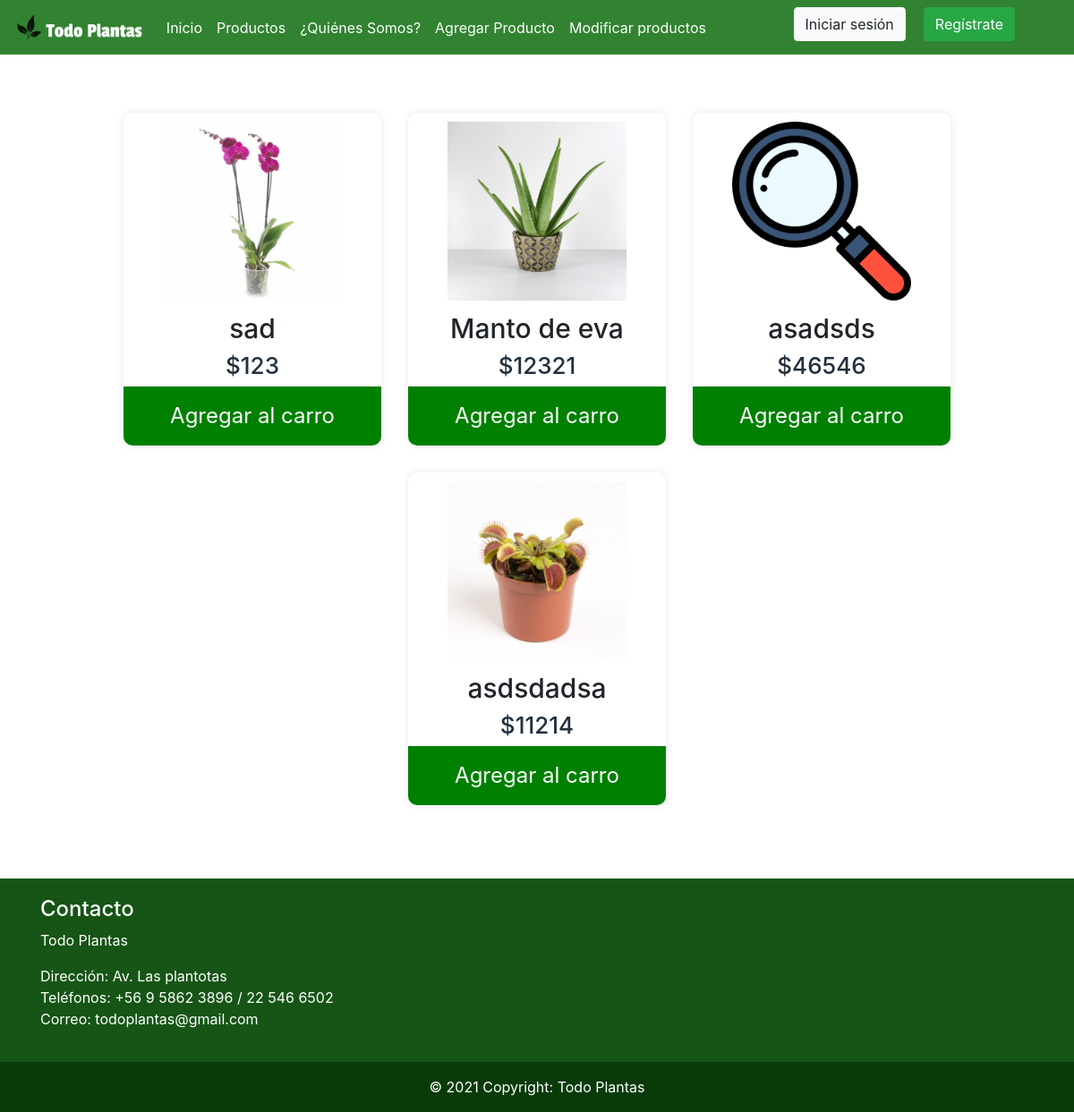
Before: /productos/ with the older database file.
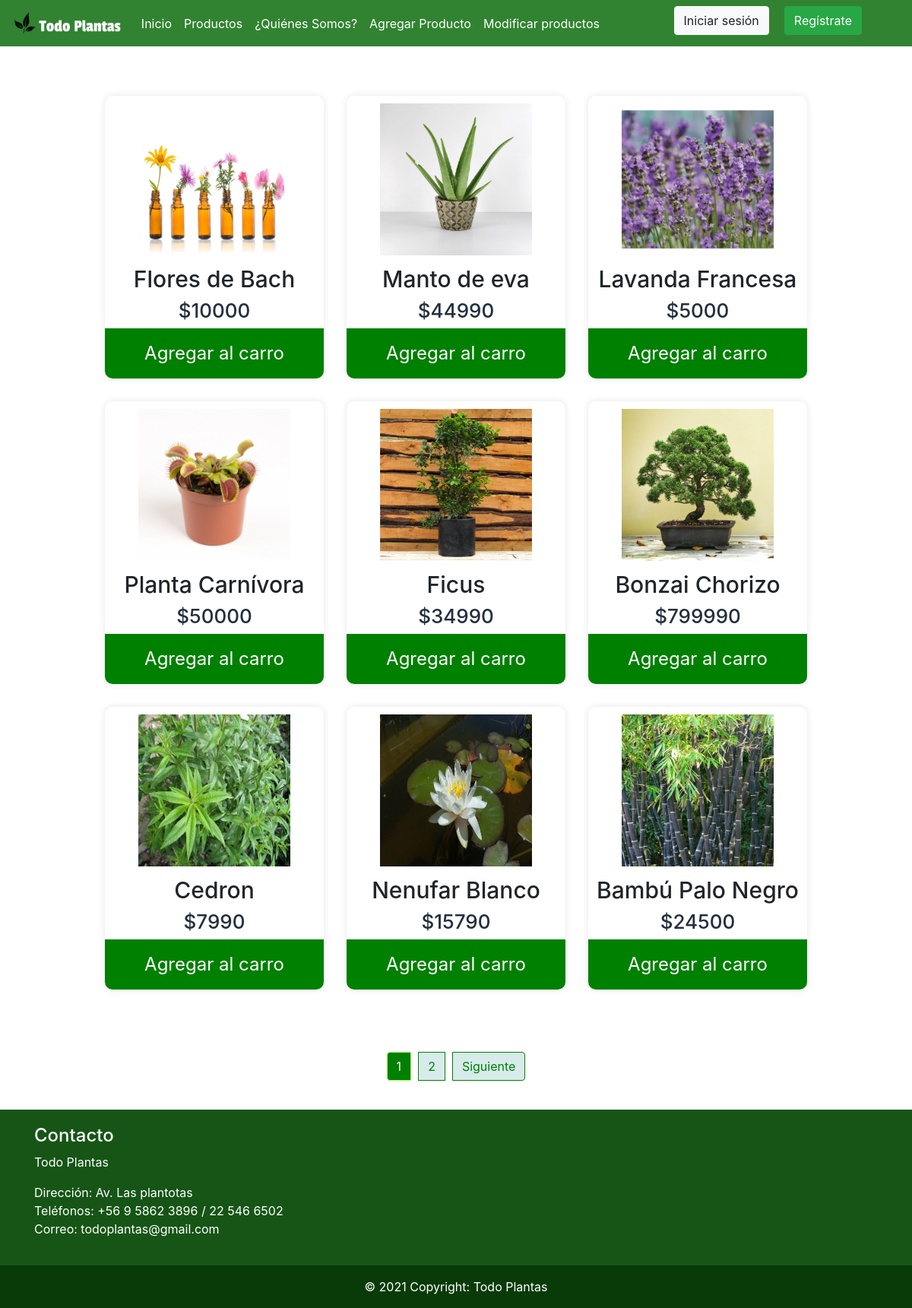
After: the same page with the newer database file.
### app/models.py (models this page shows, shortened)
class Producto(models.Model):
    nombre = models.CharField(max_length=40)
    precio = models.IntegerField()
    imagen = models.ImageField(null=True, blank=True, upload_to= "productos")
    descripcion = models.CharField(max_length=60)
    tipo = models.ForeignKey(TipoProducto, on_delete=models.CASCADE)
    fecha = models.DateField()

### app/views.py (the view)
# urls.py: path('productos/', productos, name="productos"),
def productos(request):
    productoAll = Producto.objects.all()
    page = request.GET.get('page', 1)
    try:
        paginator = Paginator(productoAll, 9)
        productoAll = paginator.page(page)
    except:
        raise Http404
    datos = {
        'listaProductos' : productoAll,
        'paginator': paginator
    }
    return render(request, 'app/productos.html', datos)

### app/templates/app/productos.html
{% extends 'app/base.html' %}
{% load static %}
{% block contenido %}
<div class="container-fluid cardfachera">
    <div class="row">
        <div class="gallery">
          {% for aux in listaProductos %}
        <div class="content">
          {% if aux.imagen %}
            <img src="{{aux.imagen.url}}">
          {% else %}
            <img src="{% static 'app/img/noimagen.jpg' %}">
          {% endif %}
            <h3>{{ aux.nombre }}</h3>
            <h6>${{ aux.precio }}</h6>
            <button class="buy-1">Agregar al carro</button>
        </div>
        {% endfor %}
        </div>
  </div>
  <div style="margin-top: 1%; margin-bottom: 1.5%;">
      {% include 'app/paginator.html' %}
  </div>
</div>
{% endblock %}

### app/templates/app/base.html (shortened to what this page needs)
<!DOCTYPE html>
<html lang="en">
<head>
    {%load static %}
    <link rel="stylesheet" href="https://use.fontawesome.com/releases/v5.15.2/css/all.css" />
    <link rel="stylesheet" href="{% static 'app/css/style.css' %}">
    <link rel="stylesheet" href="https://maxcdn.bootstrapcdn.com/bootstrap/4.5.2/css/bootstrap.min.css">
</head>
<body>
  <nav class="navbar sticky-top navbar-expand-lg navbar-light " style="background-color: rgb(49, 131, 49); " >
    <a class="navbar-brand" href="{% url 'index' %}" >
        <img
        src="{% static 'app/img/logo1.png' %}"
        height="35"
        alt=""
        loading="lazy" />
    </a>
    <div class="collapse navbar-collapse" id="navbarTogglerDemo03">
      <ul class="navbar-nav mr-auto mt-2 mt-lg-0 ">
        <li class="nav-item active">
          <a class="nav-link" href="{% url 'index' %} " style="color: white;">Inicio <span class="sr-only">(current)</span></a>
        </li>
        <li class="nav-item">
          <a class="nav-link" href="{% url 'productos' %}" style="color: white;">Productos</a>
        </li>
        <li class="nav-item">
          <a class="nav-link" href="{% url 'quienessomos' %} " style="color: white;">¿Quiénes Somos?</a>
        </li>
        <li class="nav-item">
          <a class="nav-link" href="{% url 'agregar_producto' %} " style="color: white;">Agregar Producto</a>
        </li>
        <li class="nav-item">
          <a class="nav-link" href="{% url 'modificar' %} " style="color: white;">Modificar productos</a>
        </li>
      </ul>
      <ul class="navbar-nav" style="padding-right: 50px;">
        <li class="nav-item">
          <button type="button" class="btn btn-light" data-toggle="modal" data-target="#exampleModal" data-keyboard="false" data-backdrop="static" style="margin-right: 20px; margin-bottom: 7px;">
            Iniciar sesión
          </button>
        </li>
        <li class="nav-item">
          <button type="button" class="btn btn-success" data-toggle="modal" data-target="#exampleModal2" data-keyboard="false" data-backdrop="static">
            Regístrate
          </button>
        </li>
      </ul>
  </nav>
  {% block contenido %}
  {% endblock %}
    <footer class="footer ">
    <div class="container">
        <div class="row">
            <div class="col-sm-12 col-md-4 col-lg-4">
                <h4>Contacto</h4>
                <p>Todo Plantas</p>
                <p>Dirección: Av. Las plantotas <br> Teléfonos: +56 9 5862 3896 / 22 546 6502
                    <br> Correo: todoplantas@gmail.com
                </p>
            </div>
        </div>
    </div>
    </footer>
    <div class="copyright text-center p-3">
        © 2021 Copyright: Todo Plantas
    </div>
</body>
</html>

### app/templates/app/paginator.html (shortened to what this page needs)
{% if paginator.num_pages > 1%}
<div class="d-flex justify-content-center">
    <ul class="pagination" >
        {% for page in paginator.page_range %}
            {% if page < 7 or page == listaProductos.number %}
            <li class="page-item {% if page == listaProductos.number %}active{% endif %}">
                <a class="page-link" href="?page={{ page }}#pagtable">{{ page }}</a>
            </li>
            {% endif %}
        {% endfor %}
        {% if listaProductos.has_next %}
            <li class="page-item d-none d-sm-block">
                <a class="page-link" href="?page={{ listaProductos.next_page_number }}#pagtable">Siguiente</a>
            </li>
        {% endif %}
    </ul>
</div>
{% endif %}

### app/static/app/css/style.css (style rules this page uses)
.footer { padding: 20px; width: 100%; color: white; background-color: rgb(22, 85, 22); }
.copyright { background-color: rgb(8, 59, 8); color: white; width: 100%; }
.cardfachera h3 { text-align: center; font-size: 30px; margin-top: 1%; padding-top: 10px; }
.cardfachera a { text-decoration: none; }
.cardfachera .gallery { display: flex; flex-wrap: wrap; width: 100%; justify-content: center; align-items: center; margin: 50px 0; }
.cardfachera .content { width: 24%; margin: 15px; box-sizing: border-box; float: left; text-align: center; border-radius:10px; border-top-right-radius: 10px; border-bottom-right-radius: 10px; padding-top: 10px; box-shadow: 0 0 10px rgba(0, 0, 0, 0.1); transition: .4s; }
.cardfachera img { width: 200px; height: 200px; text-align: center; margin: 0 auto; display: block; }
.cardfachera h6 { font-size: 26px; text-align: center; color: #222f3e; margin-bottom: 1%; }
.cardfachera ul { list-style-type: none; display: flex; justify-content: center; align-items: center; padding: 0px; }
.cardfachera li { padding: 5px; }
.cardfachera button { text-align: center; font-size: 24px; color: #fff; width: 100%; padding: 15px; border:0px; outline: none; cursor: pointer; margin-top: 5px; border-bottom-right-radius: 10px; border-bottom-left-radius: 10px; }
.cardfachera .buy-1 { background-color: green; }
.page-link { position: relative; display: block; padding: 0.5rem 0.75rem; margin-left: -1px; line-height: 1.25; color: #003C00; background-color: #D8EBEB; border: 1px solid #346767; }
.page-item.active .page-link { z-index: 1; color: #fff; background-color: #003C00; border-color: #AEFF5E; }

### app/templates/app/paginator.html (style rules this page uses)
.page-link { position: relative; display: block; padding: 0.5rem 0.75rem; margin-left: -1px; line-height: 1.25; color: green; background-color: #D8EBEB; border: 1px solid green; }
.page-item.active .page-link { z-index: 1; color: #fff; background-color: green; border-color: #AEFF5E; }

Changed rows visible on the page:
removed Producto: imagen (picture), nombre "sad", precio "123"
removed Producto: imagen (picture), nombre "asadsds", precio "46546"
added Producto: imagen (picture), nombre "Flores de Bach", precio "10000"
changed Producto "Manto de eva": precio "12321" → "44990"
added Producto: imagen (picture), nombre "Lavanda Francesa", precio "5000"
changed Producto: nombre "asdsdadsa" → "Planta Carnívora"; precio "11214" → "50000"
added Producto: imagen (picture), nombre "Ficus", precio "34990"
added Producto: imagen (picture), nombre "Bonzai Chorizo", precio "799990"
added Producto: imagen (picture), nombre "Cedron", precio "7990"
added Producto: imagen (picture), nombre "Nenufar Blanco", precio "15790"
added Producto: imagen (picture), nombre "Bambú Palo Negro", precio "24500"
Other visible differences:
new list line: "1"
new list line: "2"
text now shown: "Siguiente"
